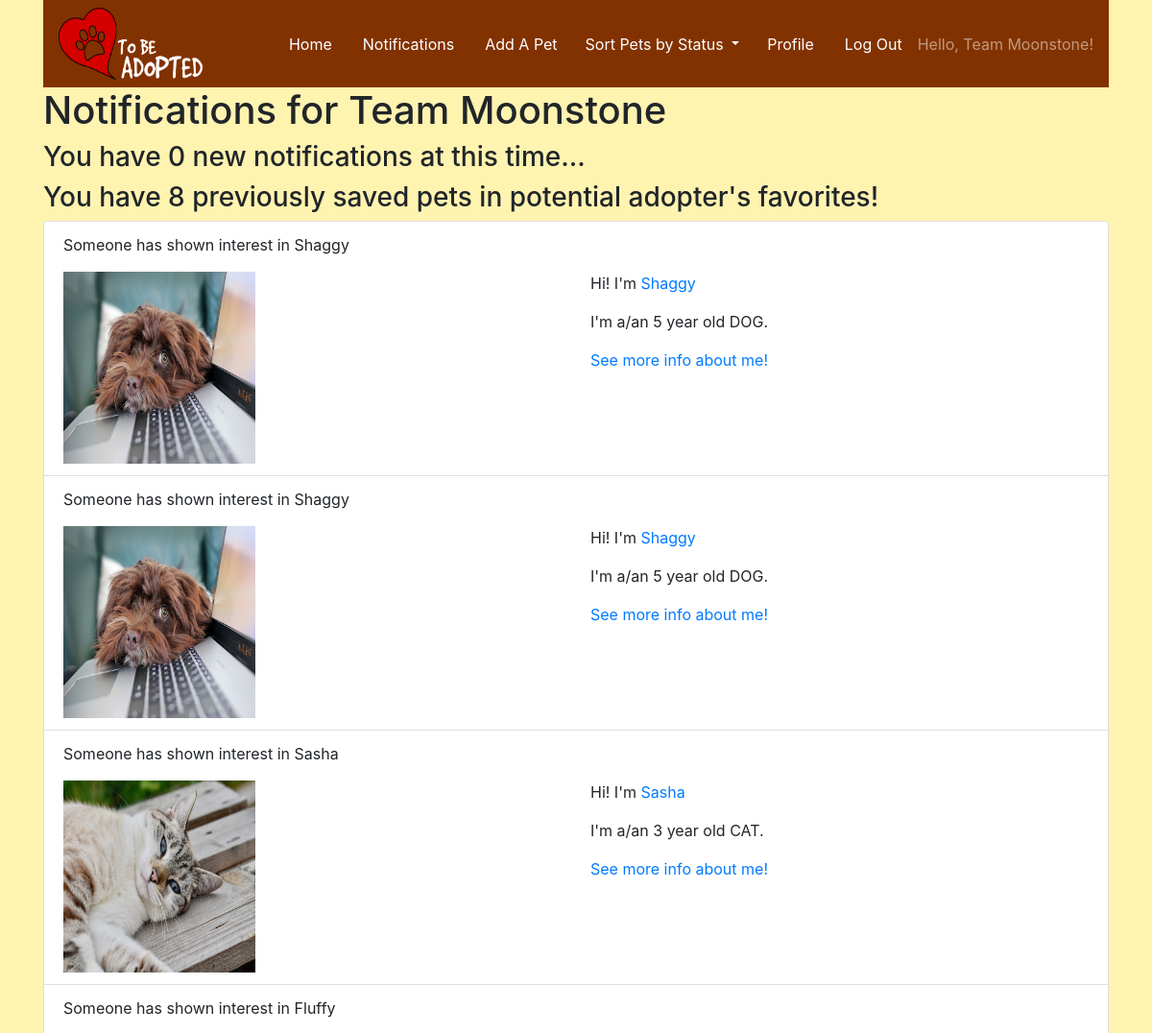
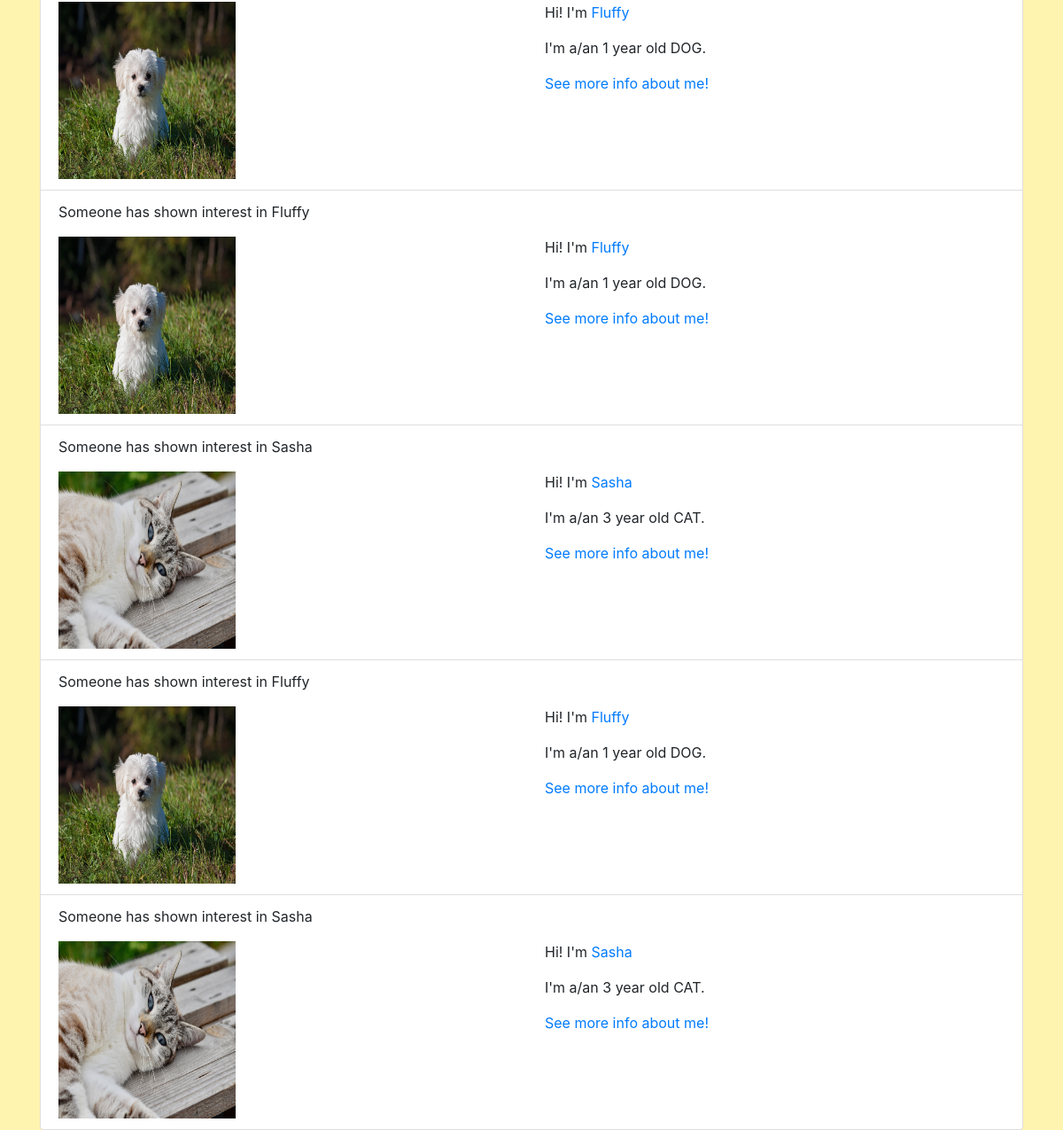
The app's page /notifications/ (signed in) with its own data (2 pictures, top to bottom).
### tbauser/models.py (models this page shows, shortened)
class AdoptUser(AbstractUser):
   USER_CHOICES = [
       ('AD', 'Adopter'),
       ('SR', 'Shelter/Rescue'),
   ]
   display_name = models.CharField(max_length=50)
   bio = models.TextField()
   account_type = models.CharField(
       max_length=2, choices=USER_CHOICES, default='AD')
   favorites = models.ManyToManyField(Pet, related_name='favorite', symmetrical=False)

### pets/models.py (models this page shows, shortened)
class Pet(models.Model):
  PET_CHOICES = [
    ('DOG', 'Dog'),
    ('CAT', 'Cat'),
      ]
  ADOPTION_CHOICES = [
    ('TBA', "To Be Adopted"),
    ('NOA', "Now Officially Adopted"),
      ]
  name = models.CharField(max_length=80)
  age = models.IntegerField()
  pet_type = models.CharField(
      max_length=3, choices=PET_CHOICES, default="DOG")
  post_date = models.DateField(default=timezone.now)
  bio = models.TextField()
  spayed_or_neutered = models.BooleanField(default=False)
  shot_record = models.BooleanField(default=False)
  status = models.CharField(max_length=3, blank=True,
                            choices=ADOPTION_CHOICES, default='TBA')
  pet_image = models.ImageField(upload_to='static/images/', default='static/default-profile.png', null=True, blank=True)
  owner = models.ForeignKey(AUTH_USER_MODEL, related_name='owner', on_delete=models.CASCADE, null=True)

### notifications/views.py (the view)
# urls.py: path('notifications/', v.NotificationView.as_view(), name='notifications')
class NotificationView(LoginRequiredMixin, TemplateView):
    def get(self, request, *args, **kwargs):
        user = request.user
        owner_notifications = Notification.objects.filter(owner_of_favorited=user)
        notif_count = 0
        fav_count = 0
        notification_list = []
        prev_favorited_list = []
        for notification in owner_notifications:
            if notification.seen == False:
                notif_count += 1
                notification_list.append(notification.favorited_pet)
                notification.seen = True
                notification.save()
            else:
                fav_count += 1
                prev_favorited_list.append(notification.favorited_pet)
        return render(request, 'notifications.html', {'notification_list': notification_list, 'notif_count': notif_count, 'prev_favorited_list': prev_favorited_list, 'fav_count': fav_count})

### templates/notifications.html
{% include 'base.html' %} {% block content %}
<div class="container">
  <h1>Notifications for {{ request.user.display_name }}</h1>
  {% if notification_list %}
  <h3>
    You have {{ notif_count }} pet(s) recently added to someone's favorites!
  </h3>
  <ul class="list-group">
    {% for notification in notification_list %}
    <li class="list-group-item">
      <p>Someone has shown interest in {{notification.name}}</p>
      <div class="row">
        <div class="col">
          <img
            src="{{ notification.pet_image.url }}"
            height="200px"
            width="200px"
          />
        </div>
        <div class="col">
          <p>
            Hi! I'm
            <a href="/pet/{{notification.id}}/">{{notification.name}}</a>
          </p>
          <p>
            I'm a/an {{ notification.age }} year old {{notification.pet_type}}.
          </p>
          <a href="/pet/{{notification.id}}/">See more info about me!</a>
        </div>
      </div>
    </li>
    {% endfor %}
  </ul>
  {% else %}
  <h3>You have 0 new notifications at this time...</h3>
  {% endif %} {% if prev_favorited_list %}
  <h3>
    You have {{ fav_count }} previously saved pets in potential adopter's
    favorites!
  </h3>
  <ul class="list-group">
    {% for fav in prev_favorited_list %}
    <li class="list-group-item">
      <p>Someone has shown interest in {{fav.name}}</p>
      <div class="row">
        <div class="col">
          <img src="{{ fav.pet_image.url }}" height="200px" width="200px" />
        </div>
        <div class="col">
          <p>
            Hi! I'm
            <a href="/pet/{{fav.id}}/">{{fav.name}}</a>
          </p>
          <p>I'm a/an {{ fav.age }} year old {{fav.pet_type}}.</p>
          <a href="/pet/{{fav.id}}/">See more info about me!</a>
        </div>
      </div>
    </li>
    {% endfor %}
  </ul>
  {% endif %}
</div>
{% endblock %}

### templates/base.html (shortened to what this page needs)
<!DOCTYPE html>
<html lang="en">
  <head>
    <link
      rel="stylesheet"
      href="https://stackpath.bootstrapcdn.com/bootstrap/4.5.2/css/bootstrap.min.css"
    />
  </head>
  <body style="background-color: #fff3b0">
    {% load static %}
    <div class="container">
      <nav class="navbar navbar-dark" style="background-color: #823200">
        <img
          style="width: 150px; height: 75px"
          src="{% static 'images/tba_logo.png'%}"
          alt=""
        />
        {% if request.user.is_authenticated %}
        <div class="navbar-text">
          <ul class="nav justify-content-end align-items-center">
            <li class="nav-item">
              <a class="nav-link" href="/">Home</a>
            </li>
            {% if request.user.account_type == "SR" %}
            <li class="nav-item">
              <a class="nav-link" href="/notifications/">Notifications</a>
            </li>
            <li class="nav-item">
              <a class="nav-link" href="/pet/create/">Add A Pet</a>
            </li>
            {% else %}
            <li class="nav-item">
              <a class="nav-link" href="/favorites/{{request.user.id}}/"
                >Favorites</a
              >
            </li>
            {% endif %}
            <li class="nav-item">
              <div class="dropdown">
                <a
                  class="btn btn-inherit dropdown-toggle"
                  role="button"
                  id="dropdownMenuLink"
                  data-toggle="dropdown"
                  aria-haspopup="true"
                  aria-expanded="false"
                >
                  Sort Pets by Status
                </a>
              </div>
            </li>
            <li class="nav-item">
              <a class="nav-link" href="/user/{{request.user.id}}/">Profile</a>
            </li>
            <li class="nav-item">
              <a class="nav-link" href="/logout/">Log Out</a>
            </li>
            <li class="nav-item">Hello, {{request.user.display_name}}!</li>
          </ul>
        </div>
        {% endif %}
      </nav>
    </div>
  </body>
</html>

### records on screen
AdoptUser: user.display_name "Team Moonstone"
Pet: name "Shaggy", pet_image (picture), age "5", pet_type "DOG"
Pet: name "Sasha", pet_image (picture), age "3", pet_type "CAT"
Pet: name "Fluffy", pet_image (picture), age "1", pet_type "DOG"

### other values on screen
{{ fav_count }} "8"
